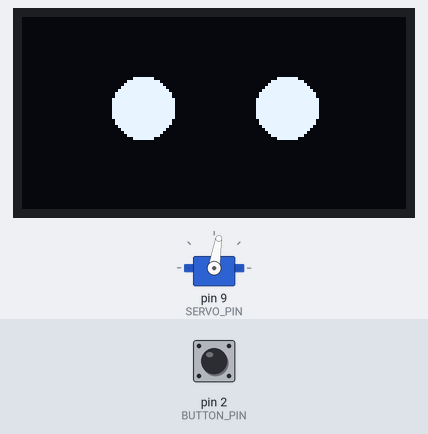
Simulated run of this sketch. Board: Arduino Uno, built with avr-gcc and run on an emulated ATmega328P. Shown: servo, 128×64 one-colour display. The inputs (shaded band) are chosen by the test bench; at power-on: pin 2 (BUTTON_PIN) HIGH.

Above: at 1.87 s.
2.6 s: pin 2 (BUTTON_PIN) pulled LOW for 1.05 s
At 4.03 s:
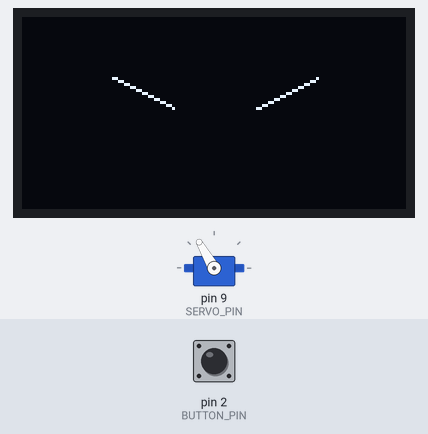
5.6 s: pin 2 (BUTTON_PIN) pulled LOW for 1.05 s
At 6.9 s:
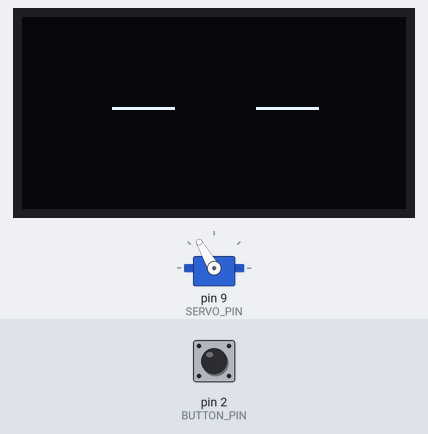
8.1 s: pin 2 (BUTTON_PIN) pulled LOW for 3.2 s
At 8.87 s:
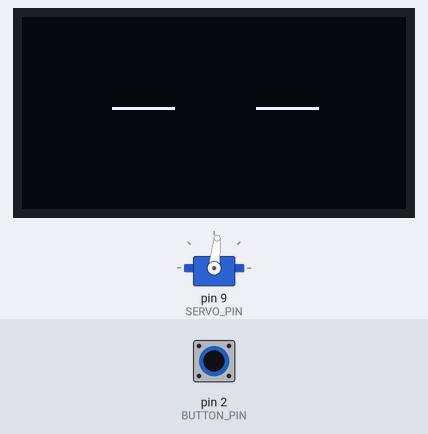
Timing chart, 0 to 18.8 s (numbered marks = the images above; inputs shaded):
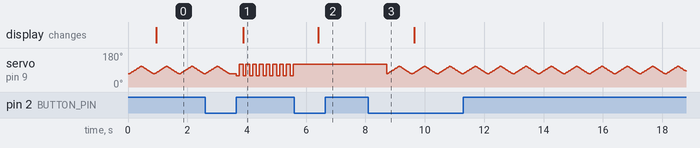

Measured:
- after the input at 2.6 s, the display: changes after 1.3 s (image 1)
- after the input at 5.6 s, servo on pin 9 (SERVO_PIN): stops changing and stays 120°; the display: changes after 0.82 s (image 2)

The sketch:

emotion-servo-robot.ino
```cpp
#include <Wire.h>
#include <Adafruit_GFX.h>
#include <Adafruit_SSD1306.h>
#include <Servo.h>

#define SCREEN_WIDTH 128
#define SCREEN_HEIGHT 64

#define BUTTON_PIN 2
#define SERVO_PIN 9

Adafruit_SSD1306 display(SCREEN_WIDTH, SCREEN_HEIGHT, &Wire, -1);
Servo myServo;

int emotion = 0;
int lastButtonState = HIGH;

void setup() {
  pinMode(BUTTON_PIN, INPUT_PULLUP);

  myServo.attach(SERVO_PIN);
  myServo.write(90);

  display.begin(SSD1306_SWITCHCAPVCC, 0x3C);
  display.clearDisplay();
}

void loop() {
  int buttonState = digitalRead(BUTTON_PIN);

  // ボタンで感情切り替え
  if (lastButtonState == HIGH && buttonState == LOW) {
    emotion++;
    if (emotion > 2) emotion = 0;
    delay(200);
  }
  lastButtonState = buttonState;

  display.clearDisplay();

  if (emotion == 0) {
    happyFace();
    happyMove();
  } else if (emotion == 1) {
    angryFace();
    angryMove();
  } else {
    sleepyFace();
    sleepyMove();
  }

  display.display();
}

// ---------- 表情 ----------
void happyFace() {
  display.fillCircle(40, 30, 10, WHITE);
  display.fillCircle(88, 30, 10, WHITE);
}

void angryFace() {
  display.drawLine(30, 20, 50, 30, WHITE);
  display.drawLine(78, 30, 98, 20, WHITE);
}

void sleepyFace() {
  display.drawLine(30, 30, 50, 30, WHITE);
  display.drawLine(78, 30, 98, 30, WHITE);
}

// ---------- 動き ----------
void happyMove() {
  for (int i = 70; i <= 110; i++) {
    myServo.write(i);
    delay(10);
  }
  for (int i = 110; i >= 70; i--) {
    myServo.write(i);
    delay(10);
  }
}

void angryMove() {
  myServo.write(60);
  delay(100);
  myServo.write(120);
  delay(100);
}

void sleepyMove() {
  myServo.write(120);
  delay(500);
}
```
